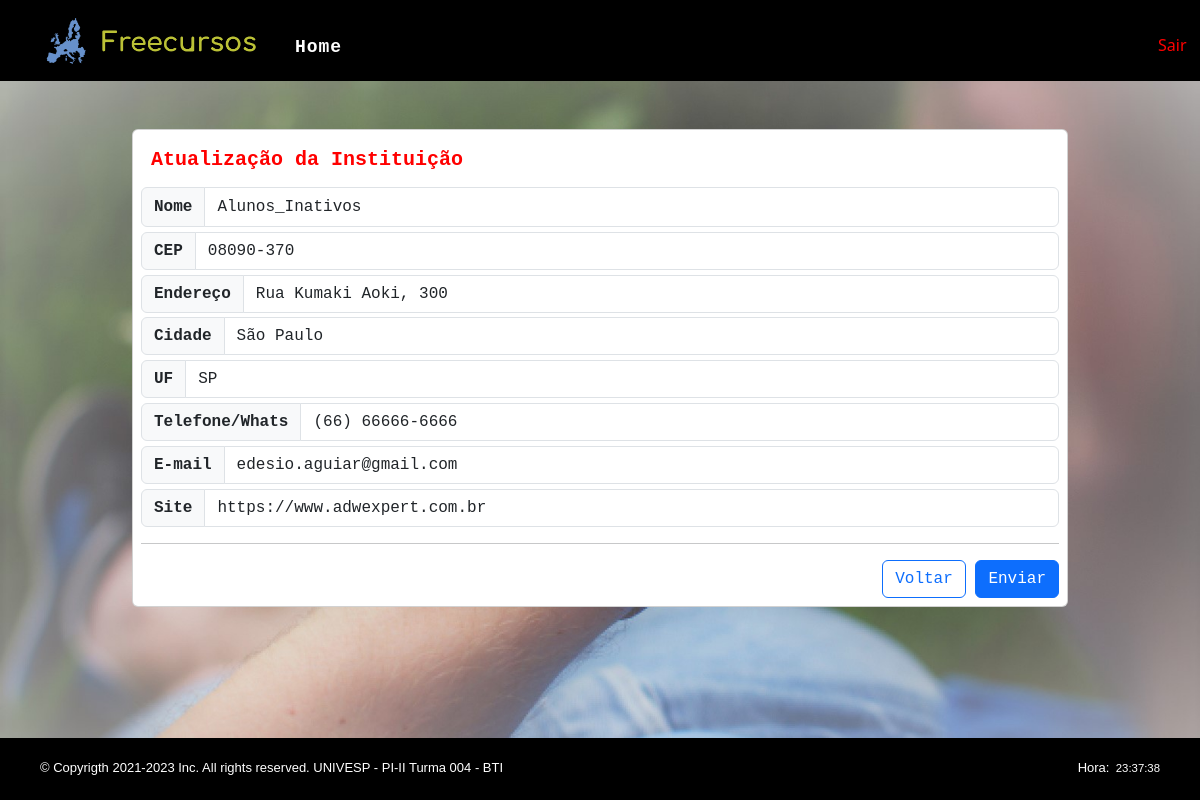
The page /instituicao/1 on the database its author committed.
### core/models.py (models this page shows, shortened)
class Instituicao(models.Model):
    nome = models.CharField(
        max_length=255,
        null=False,
        blank=False
    )
    cep = models.CharField(
        max_length=9,
        null=False,
        blank=False
    )
    endereco = models.CharField(
        max_length=255,
        null=False,
        blank=False
    )
    cidade = models.CharField(
        max_length=150,
        null=True,
        blank=True
    )
    uf = models.CharField(
        max_length=2,
        null=False,
        blank=False
    )
    telefone = models.CharField(
        max_length=15,
        null=False,
        blank=False
    )
    email = models.EmailField(
        max_length=50,
        null=True,
        blank=True
    )
    site = models.CharField(
        max_length=50,
        null=True,
        blank=True
    )
    objetos = models.Manager()

### erp/views.py (the view)
# urls.py: path('instituicao/<pk>', views.AtualizaInstituicaoView.as_view(), name="atualiza_instituicao"),
class AtualizaInstituicaoView(UpdateView):
    template_name = "erp/instituicao/atualiza.html"
    model = Instituicao
    fields = '__all__'
    context_object_name = 'instituicao'
    success_url = reverse_lazy("erp:lista_instituicao")

### erp/templatetags/tempo_atual.py (called while the page is built)
@register.simple_tag
def tempo_atual():
    return datetime.datetime.now().strftime('%H:%M:%S')

### erp/templates/erp/instituicao/atualiza.html (shortened to what this page needs)
{% extends "erp/_layouts/base.html" %}
{% load widget_tweaks %}
{% block conteudo %}
    <div class="container mt-5">
        <div class="row">
            <div class="col-lg-12 col-md-12 col-sm-12 col-xs-12">
                <div class="card">
                    <div class="card-body">
                        <h5 class="card-title">Atualização da Instituição</h5>
                        <form method="post">
                            <div class="input-group mb-3">
                                <span class="input-group-text">Nome</span>
                                {% render_field form.nome class+="form-control" %}
                            </div>
                            <div class="input-group mb-3">
                                <span class="input-group-text">CEP</span>
                                {% render_field form.cep class+="form-control" %}
                            </div>
                            <div class="input-group mb-3">
                                <span class="input-group-text">Endereço</span>
                                {% render_field form.endereco class+="form-control" %}
                            </div>
                            <div class="input-group mb-3">
                                <span class="input-group-text">Cidade</span>
                                {% render_field form.cidade class+="form-control" %}
                            </div>
                            <div class="input-group mb-3">
                                <span class="input-group-text">UF</span>
                                {% render_field form.uf class+="form-control" %}
                            </div>
                            <div class="input-group mb-3">
                                <span class="input-group-text">Telefone/Whats</span>
                                {% render_field form.telefone class+="form-control" %}
                            </div>
                            <div class="input-group mb-3">
                                <span class="input-group-text">E-mail</span>
                                {% render_field form.email class+="form-control" %}
                            </div>
                            <div class="input-group mb-3">
                                <span class="input-group-text">Site</span>
                                {% render_field form.site class+="form-control" %}
                            </div>
                            <hr/>
                            <div class="text-end">
                                <a href="{% url 'erp:lista_instituicao' %}" class="btn btn-outline-primary">Voltar</a>
                                <button class="btn btn-primary">Enviar</button>
                            </div>
                        </form>
                    </div>
                </div>
            </div>
        </div>
    </div>
{% endblock %}

### erp/static/erp/css/login.css (style rules this page uses)
input { margin-bottom: 8px; padding-left: 5px; border-radius: 5px; height: 35px; width: 190px; }

### erp/static/erp/css/master.css (style rules this page uses)
* { margin: 0; padding: 0; box-sizing: border-box; }
body { background-repeat: no-repeat; background-size: cover; background-position: 50% 40px; background-image: url(../img/technology2_dagua.jpg); background-color: #000000; }
body { margin: 0; padding: 0; box-sizing: border-box; width: 100%; height: 100%; }
span.input-group-text { font-weight: bold; }
.mb-3 { margin-bottom: 0.3rem!important; }
.mt-5 { font-family: 'Courier New', Courier, monospace, Montserrat, Robot, Verdana, Geneva, Tahoma, sans-serif; width:80%; }
.col-sm-12 { margin-bottom: 10px; }
#id_nome, #id_descricao, #id_categoria, #id_inscricao { height:40px; }
form { margin-top: -20px; padding: 0; }
.card-title { margin-bottom: 25px; padding: 10px; font-weight: bold; color: red; }
.card-body { padding: 8px; }

### rows shown on the page
Instituicao: nome "Alunos_Inativos", cep "08090-370", endereco "Rua Kumaki Aoki, 300", cidade "São Paulo", uf "SP", telefone "(66) 66666-6666", email "edesio.aguiar@gmail.com", site "https://www.adwexpert.com.br"
